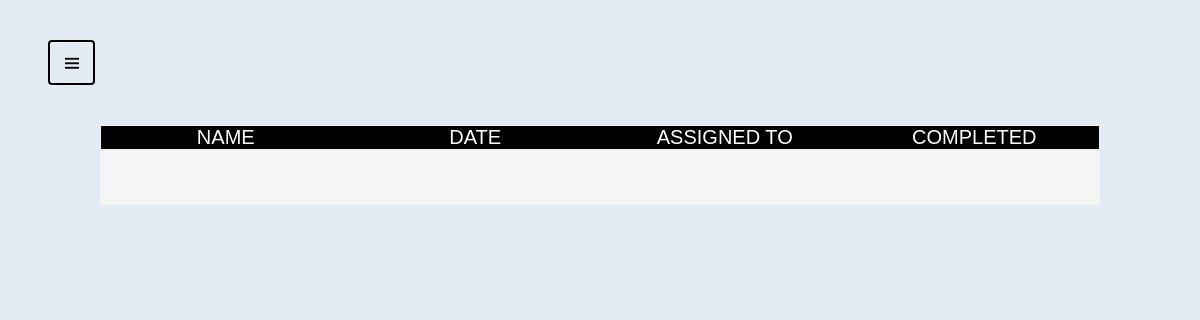
/ground_control/tasks/, run on an earlier commit of the app's database.
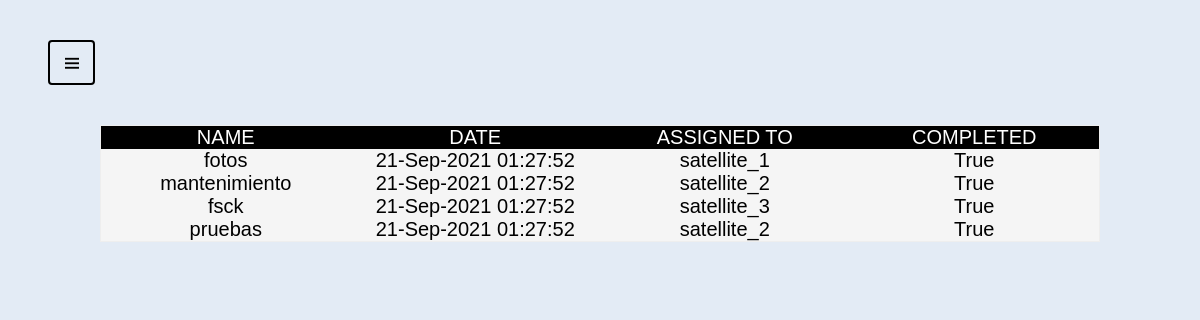
And on a later commit of the database.
### ground_control/models.py (models this page shows, shortened)
class Task(models.Model):
    name = models.CharField(max_length=100)
    date_added = models.DateTimeField(default=timezone.now)
    assigned_to = models.CharField(max_length=100) #TODO: use foreingKey
    completed = models.BooleanField()

### ground_control/views.py (the view)
# urls.py: path('tasks/', views.tasks, name='tasks'),
def tasks(request):
    context = {
        'tasks': Task.objects.all()
    }
    return render (request, 'ground_control/tasks.html', context)

### ground_control/templates/ground_control/tasks.html
{% extends "ground_control/base.html" %}
{% block content %}
<div class="container-table">
	<div class="table">
		<div class="table-header">
			<div class="header__item">Name</div>
			<div class="header__item">Date</div>
			<div class="header__item">Assigned to</div>
			<div class="header__item">Completed</div>
		</div>
		<div class="table-content">
            {% for task in tasks %}
			<div class="table-row">
				<div class="table-data">{{ task.name }}</div>
				<div class="table-data">{{ task.date_added|date:"j-M-Y h:i:s" }}</div>
				<div class="table-data">{{ task.assigned_to }}</div>
				<div class="table-data">{{ task.completed }}</div>
			</div>
            {% endfor %}
		</div>
	</div>
</div>
{% endblock content %}

What changed in the data, as far as the page shows it:
added Task: name "fotos", date_added "21-Sep-2021 01:27:52", assigned_to "satellite_1", completed "True"
added Task: name "mantenimiento", date_added "21-Sep-2021 01:27:52", assigned_to "satellite_2", completed "True"
added Task: name "fsck", date_added "21-Sep-2021 01:27:52", assigned_to "satellite_3", completed "True"
added Task: name "pruebas", date_added "21-Sep-2021 01:27:52", assigned_to "satellite_2", completed "True"
